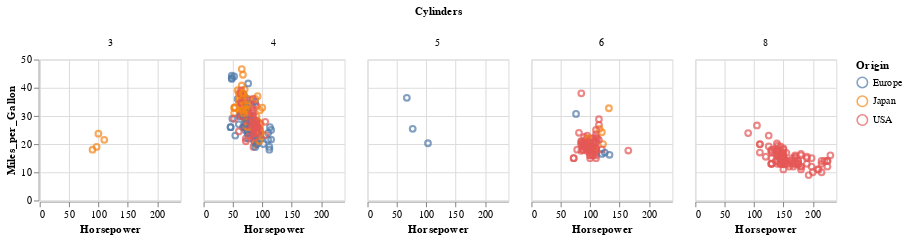

Here is the notebook cell this chart was saved with:
### Code cell
# Add matrix of diagrams
alt.Chart(cars).mark_point().encode(
    x='Horsepower', 
    y='Miles_per_Gallon',
    color='Origin:N',
    column='Cylinders:N'
).properties(width=135, height=135).interactive()

### Figure 1 — Vega-Lite specification as saved in the notebook (floating-point values rounded to 4 significant figures; data arrays with more than 128 entries replaced by an {"elided": "..."} marker saying what was removed)
{"config": {"view": {"continuousWidth": 300, "continuousHeight": 300}}, "data": {"name": "data-f02450ab61490a1363517a0190416235"}, "mark": {"type": "point"}, "encoding": {"color": {"field": "Origin", "type": "nominal"}, "column": {"field": "Cylinders", "type": "nominal"}, "x": {"field": "Horsepower", "type": "quantitative"}, "y": {"field": "Miles_per_Gallon", "type": "quantitative"}}, "height": 135, "params": [{"name": "param_7", "select": {"type": "interval", "encodings": ["x", "y"]}, "bind": "scales"}], "width": 135, "$schema": "https://vega.github.io/schema/vega-lite/v5.15.1.json", "datasets": {"data-f02450ab61490a1363517a0190416235": {"elided": "406 records"}}}
